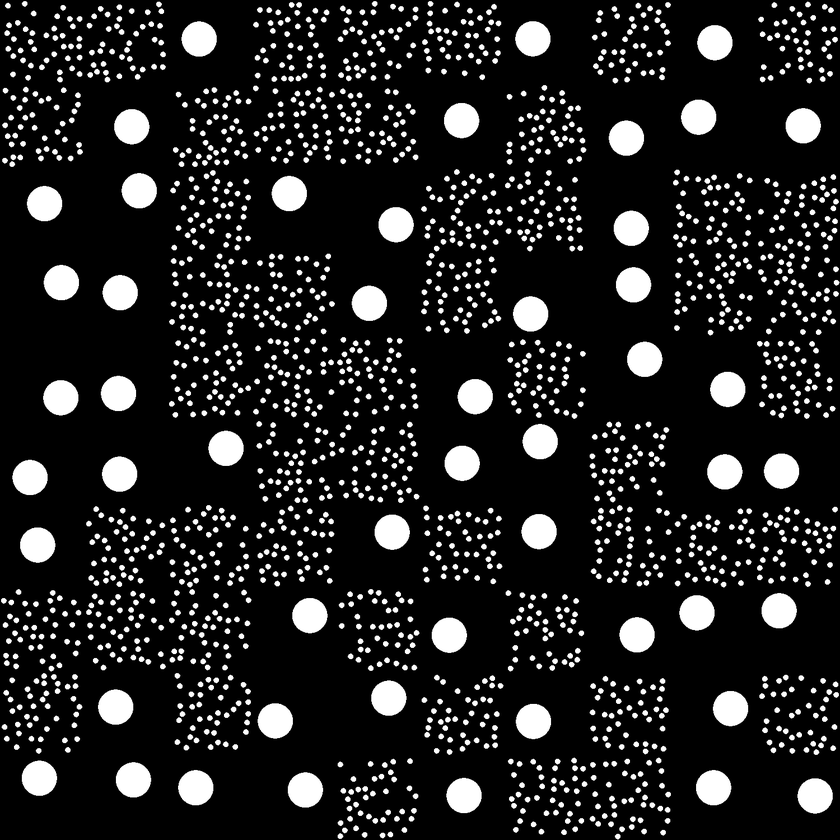
#> input picture notebook/MixCircles.png, 840 x 840 px, shrunk from 1500 x 1500 before the run
$ jupyter execute Quadrats.ipynb
#> lines starting #> are read from the running program, lines starting #| are printed output that depends on the picture
# Microscopy images analysis, based on quadrats method

We will be using the following modules:
* [NumPy](https://scikit-image.org)
* [scikit-image](https://numpy.org)
* [Matplotlib](https://matplotlib.org/)

[cell 1]
import numpy as np
import skimage
import matplotlib
import matplotlib.pyplot as plt

Let's start with the following binarized image:

[cell 2]
im = skimage.io.imread("MixCircles.png")   #white objects over black background
#> im is the input picture: shape (840, 840); min 0, max 255, mean 35.1

Xmax = im.shape[1]-1
#> Xmax = 839
Ymax = im.shape[0]-1
#> Ymax = 839

## Segmentation
We perform segmentaiton on the image, and add a label to each object found. Objects crossing image borders are dismissed. Informations about each object are gathered in a dict.

[cell 3]
labels = skimage.morphology.label(im)
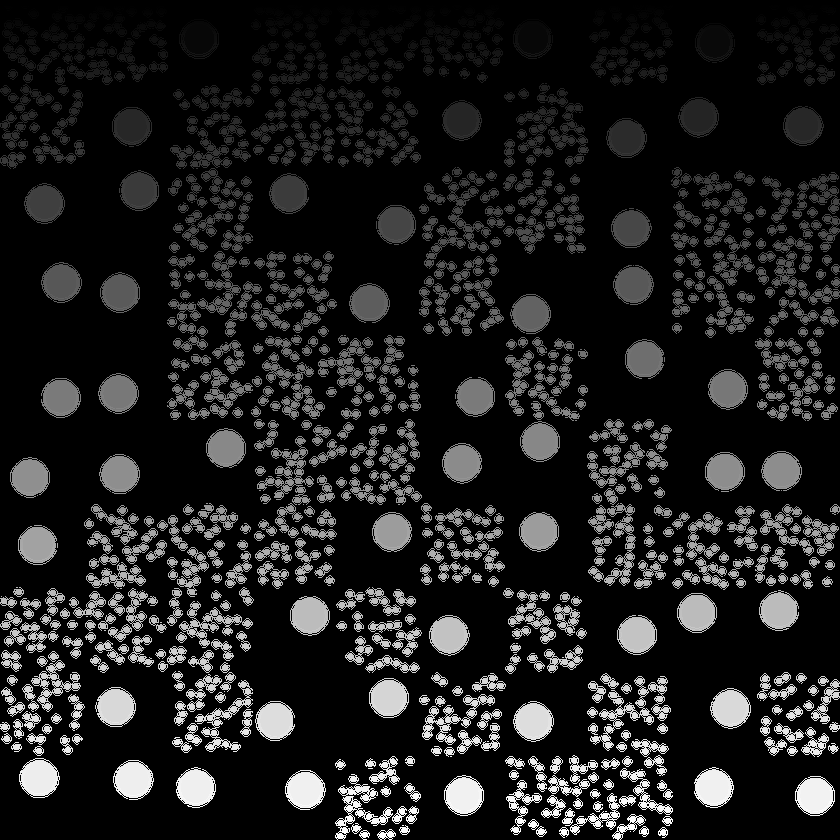
#> labels: shape (840, 840) int64; min 0, max 95382, mean 12078.1; drawn with min black and max white
labels = skimage.segmentation.clear_border(labels)

table = skimage.measure.regionprops_table(labels, properties=('label','centroid','area'))
#> table = 4 items

xcentroids,ycentroids = table['centroid-1'], table['centroid-0']

## Quadrats
The image is split N times along the X and Y directions, resulting in N<sup>2</sup> rectangular regions, called quadrats.

[cell 4]
N = 10
quadrat_xsize = int(im.shape[1] / N)
#> quadrat_xsize = 84
quadrat_ysize = int(im.shape[0] / N)
#> quadrat_ysize = 84

# Display image

fig,ax = plt.subplots()
skimage.io.imshow(im)

# Plots quadrats
for i in range(N):
    for j in range(N):
        x0,y0 = i*quadrat_xsize, j*quadrat_ysize
        #plt.plot(x0,y0,'r*')
        ax.add_patch(plt.Rectangle((int(x0),int(y0)), int(quadrat_xsize), int(quadrat_ysize), edgecolor='pink', fill=False))
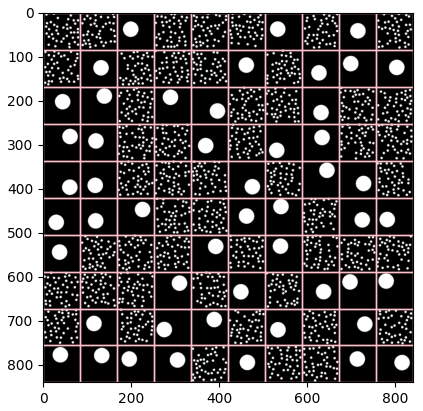
#> figure drawn by matplotlib, 1 panel
